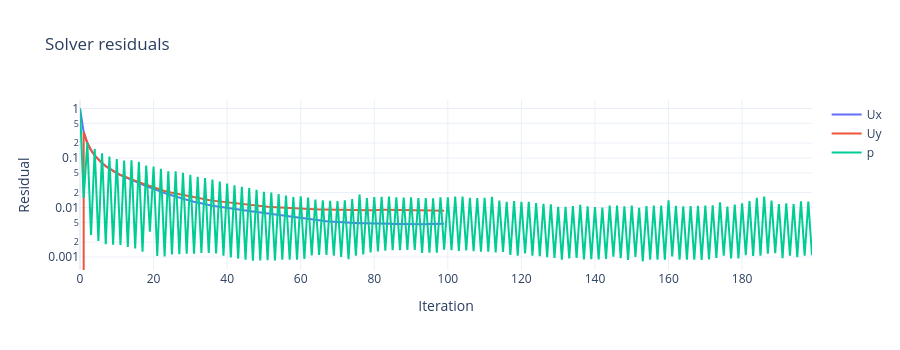

The cell this chart's notebook holds for it:
### Code cell
from visualizer import plot_residuals
import plotly.io as pio

fig = plot_residuals(full_log)
if fig:
    fig.show()
else:
    print("No residuals parsed — check log above for solver output")
